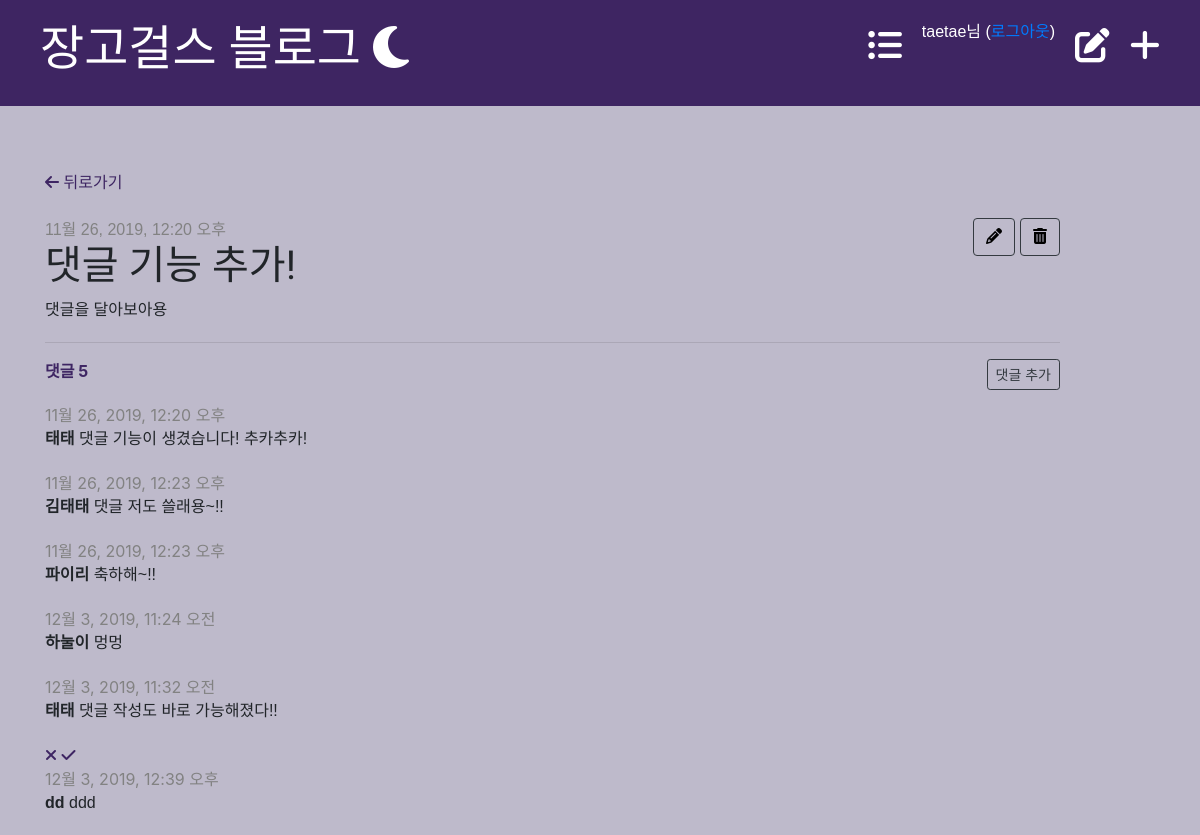
The app's page /blog/post/12/ (signed in) with its own data.
### blog/models.py (models this page shows, shortened)
class Post(models.Model):
    author = models.ForeignKey(settings.AUTH_USER_MODEL, on_delete=models.CASCADE)
    title = models.CharField(max_length=200)
    text = models.TextField()
    created_date = models.DateTimeField(
        default=timezone.now
    )
    published_date = models.DateTimeField(
        blank=True, null=True
    )
    def approved_comments(self):
        return self.comments.filter(approved_comment=True)

class Comment(models.Model):
    post = models.ForeignKey('blog.Post', on_delete=models.CASCADE, related_name='comments')
    author = models.CharField(max_length=200)
    text = models.TextField()
    created_date = models.DateTimeField(default=timezone.now)
    approved_comment = models.BooleanField(default=False)  # 승인이 거쳐진 댓글만 나타나도록 한다

### blog/views.py (the view)
# urls.py: path('post/<int:pk>/', views.post_detail, name='post_detail'),
def post_detail(request, pk):
    post = get_object_or_404(Post, pk=pk)
    return render(request, 'blog/post_detail.html', {'post': post})

### blog/templates/blog/post_detail.html
{% extends 'blog/base.html' %}
{% block content %}
<br>
{% if post.published_date %}
<a href="/blog/" id="back"><i class="fas fa-arrow-left"></i> 뒤로가기</a><br><br>
{% else %}
<a href="/blog/drafts" id="back"><i class="fas fa-arrow-left"></i> 뒤로가기</a><br><br>
{% endif %}
<div class="post">
    {% if user.is_authenticated %}
    <a style="float: right" class="btn btn-outline-dark" href="{% url 'post_remove' pk=post.pk %}">
        <i class="fas fa-trash-alt"></i>
    </a>
    <a style="float: right; margin-left: 5px; margin-right: 5px;" class="btn btn-outline-dark"
       href="{% url 'post_edit' pk=post.pk %}">
        <i class="fas fa-pencil-alt"></i>
    </a>
    {% if post.published_date %}
    <div class="date">
        {{ post.published_date }}
    </div>
    {% else %}
    <a style="float: right" class="btn btn-outline-dark" href="{% url 'post_publish' pk=post.pk %}">
        <i class="fas fa-file-upload"></i>
    </a>
    {% endif %}
    {% endif %}
    <h1>{{ post.title }}</h1>
    <p>{{ post.text|linebreaksbr }}</p>
</div>
<hr>
<a class="btn btn-outline-dark btn-sm" style="float: right"
   href="{% url 'add_comment_to_post' pk=post.pk %}">댓글 추가</a>
<strong style="color: rgba(30, 0, 73, 0.8);">댓글 {{ post.approved_comments.count }}</strong><p></p>
{% for comment in post.comments.all %}
        {% if user.username == "taetae" or comment.approved_comment %}
            {% if not comment.approved_comment %}
                <a href="{% url 'comment_remove' pk=comment.pk %}" style="color: rgba(30, 0, 73, 0.8);">
                    <i class="fas fa-times"></i></a>
                <a href="{% url 'comment_approve' pk=comment.pk %}" style="color: rgba(30, 0, 73, 0.8);">
                    <i class="fas fa-check"></i></a>
            {% endif %}
                <div class="comment">
                    <div class="date">{{ comment.created_date }}</div>
                    <p><strong>{{ comment.author }}</strong> {{ comment.text|linebreaksbr }}</p>
                </div>
        {% endif %}
        {% empty %}
        <p>아직 아무 댓글로 달리지 않았어요 :(</p>
    {% endfor %}
    {% endblock %}

### blog/templates/blog/base.html (shortened to what this page needs)
<!DOCTYPE html>
{% load static %}
<html lang="en">
<head>
    <link rel="stylesheet" href="https://stackpath.bootstrapcdn.com/bootstrap/4.3.1/css/bootstrap.min.css">
    <link rel="stylesheet" href="{% static 'css/blog.css' %}">
</head>
<body>
    <div class="page-header">
        {% if user.is_authenticated %}
        <a href="{% url 'post_new' %}" class="top-menu"><i class="fas fa-plus"></i></a>
        <a href="{% url 'post_draft_list' %}" class="top-menu"><i class="fas fa-edit"></i></a>
        <p class="top-menu" style="font-size: 16px;">{{ user.username }}님 (<a href="{% url 'logout' %}">로그아웃</a>)</p>
        {% else %}
        <a href="{% url 'login' %}" class="top-menu"><i class="fas fa-lock"></i></a>
        {% endif %}
        <a href="{% url 'post_list' %}" class="top-menu"><i class="fas fa-list-ul"></i></a>
        <h1><a href="/">장고걸스 블로그 <i class="fas fa-moon"></i></a></h1>
    </div>
<div class="content container">
    <div class="row">
        <div class="col-md-11">
            {% block content %}
            {% endblock %}
        </div>
    </div>
</div>
</body>
</html>

### blog/static/css/blog.css (style rules this page uses)
.page-header { background-color: rgba(30, 0, 73, 0.8); margin-top: 0; padding: 20px 20px 20px 40px; }
.page-header h1, .page-header h1 a, .page-header h1 a:visited, .page-header h1 a:active { color: #ffffff; font-size: 36pt; text-decoration: none; }
h1, h2, h3, h4, .title { font-family: 'Gugi', cursive; }
.date { color: #828282; display: inline; margin-bottom: -20px; }
.top-menu, .top-menu:hover, .top-menu:visited { color: #ffffff; float: right; font-size: 26pt; margin-right: 20px; font-family: 'Sunflower', sans-serif; }
.post, p { margin-bottom: 20px; font-family: 'Sunflower', sans-serif; }
.post a { color: rgb(0, 0, 0) }
body { background-color: rgba(18, 0, 66, 0.27); }
#back { color: rgba(30, 0, 73, 0.8); }
.container { margin-top: 40px; }
.comment { margin: 0px 0px 0px 0px; }

### records on screen
Post: published_date "11월 26, 2019, 12:20 오후", title "댓글 기능 추가!", text "댓글을 달아보아용", approved_comments.count "5"
Comment: created_date "11월 26, 2019, 12:20 오후", author "태태", text "댓글 기능이 생겼습니다! 추카추카!"
Comment: created_date "11월 26, 2019, 12:23 오후", author "김태태", text "댓글 저도 쓸래용~!!"
Comment: created_date "11월 26, 2019, 12:23 오후", author "파이리", text "축하해~!!"
Comment: created_date "12월 3, 2019, 11:24 오전", author "하눌이", text "멍멍"
Comment: created_date "12월 3, 2019, 11:32 오전", author "태태", text "댓글 작성도 바로 가능해졌다!!"
Comment: approved_comment False (drawn), created_date "12월 3, 2019, 12:39 오후", author "dd", text "ddd"

### other values on screen
{{ user.username }} "taetae"
